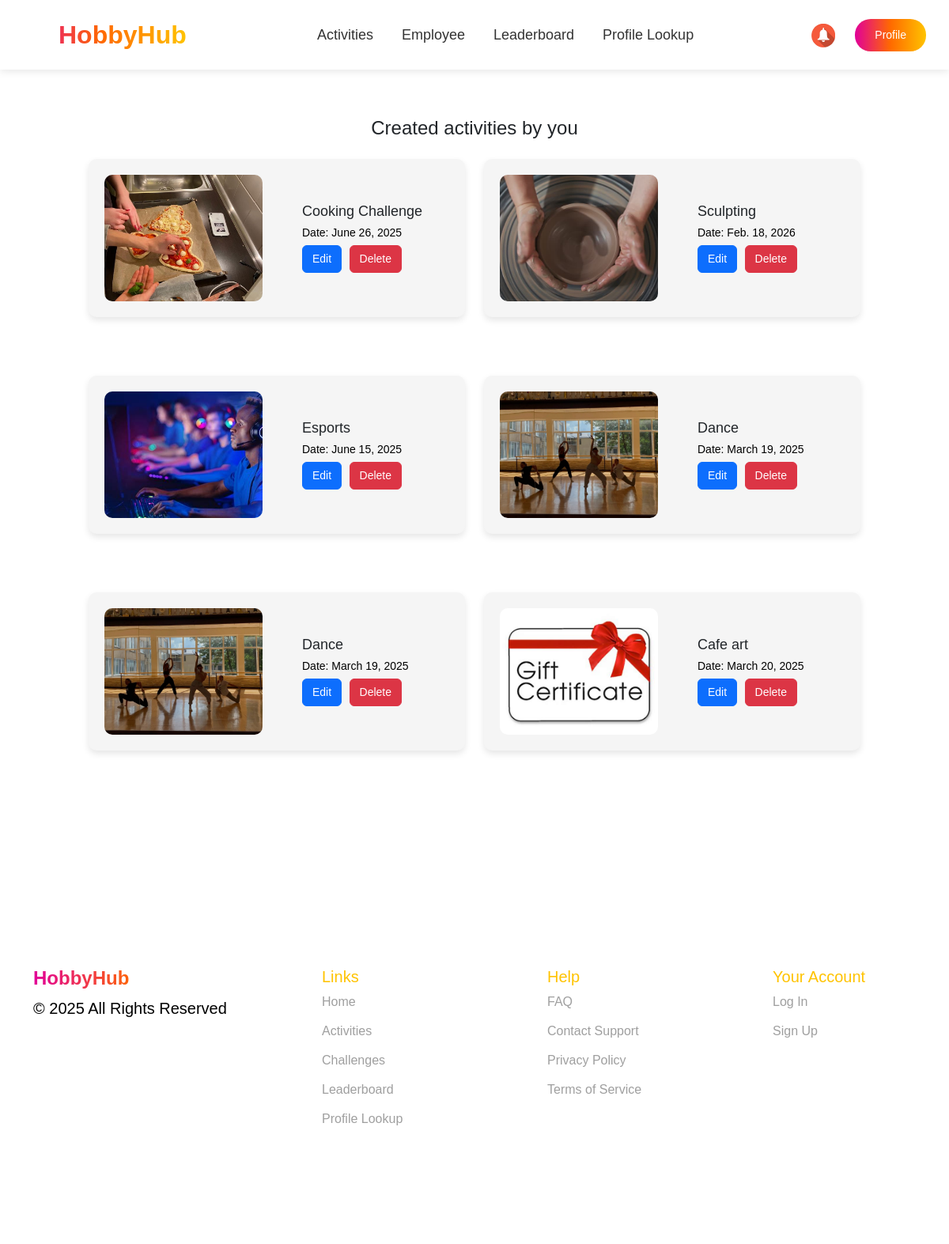
/organizer/ (signed in), run on the app's committed database.
### events/models.py (models this page shows, shortened)
class Event(models.Model):
    title = models.CharField(max_length=150)
    description = models.TextField()
    location = models.CharField(max_length=250)
    date = models.DateField()
    time = models.TimeField()
    hobbies = models.ManyToManyField(Hobby, related_name='events')
    image = models.ImageField(upload_to='event_images/', null=True, blank=True)
    company = models.ForeignKey(
        Company,
        to_field='company_id',
        on_delete=models.CASCADE,
        verbose_name="Company"
    )
    diamonds = models.IntegerField(default=0, verbose_name="Diamonds")
    quota = models.IntegerField(default=10, verbose_name="Quota")
    participants = models.ManyToManyField(Employee, related_name='events', blank=True)

### events/views.py (the view)
# urls.py: path('organizer/', organizer_view, name='organizer_view'),
@role_required("organizer")
def organizer_view(request):
    events = Event.objects.all()
    return render(request, 'organizer.html', {'events': events})

### events/views.py (called while the page is built)
def role_required(role):
    def decorator(view_func):
        @wraps(view_func)
        def wrapper(request, *args, **kwargs):
            if role == "employee" and not request.session.get("nickname"):
                return redirect(f"/sign_in/?next={request.get_full_path()}")
            if role == "organizer" and not request.session.get("company_id"):
                return redirect(f"/sign_in/?next={request.get_full_path()}")
            return view_func(request, *args, **kwargs)
        return wrapper
    return decorator

### events/templates/organizer.html (shortened to what this page needs)
{% extends "organizer_base.html" %}
    {% load static %}
    {% block extra_css %}
    <link rel="stylesheet" href="https://cdn.jsdelivr.net/npm/bootstrap@5.3.0/dist/css/bootstrap.min.css">
    <link rel="stylesheet" href="{% static 'css/all.css' %}">
    <link href="https://fonts.cdnfonts.com/css/gilroy-bold" rel="stylesheet">
    {% endblock %}
{% block content %}
    <section class="your-activities">
        <div class="container mt-5">
            <h2 class="title text-center">Created activities by you</h2>
            <div class="row mt-4">
                {% for event in events %}
                <div class="col-md-6 mb-4" id="activities">
                    <div class="activity-card">
                            <img src="{{ event.image.url }}" class="activity-img" alt="{{ event.title }}" width="200">
                            <div class="activity-info">
                                <h5>{{ event.title }}</h5>
                                <p>Date: {{ event.date }}</p>
                                <button class="btn btn-primary">Edit</button>
                                <button class="btn btn-danger">Delete</button>
                            </div>
                        </div>
                    </div>
                {% endfor %}
            </div>
        </div>
    </section>
    {% endblock %}

### events/static/css/guest-styles.css (style rules this page uses)
html { scroll-behavior: smooth; }
body { font-family: 'Girloy-Medium', sans-serif !important; margin: auto; background-color: #f5f5f5; }
p { color: #000000; font-weight: 400; font-size: 20px; }

### events/static/css/organizer-styles.css (style rules this page uses)
body { font-family: 'Gilroy-Medium', sans-serif; background-color: #F5F5F5; }
body h1, h2, h3, h4,h5,h6, header { font-family: 'Gilroy-Bold', sans-serif; }
p { color: #000000; font-weight: 400; font-size: 20px; }
.your-activities { padding: 100px; background-color: #FFFFFF; }
.title { font-family: 'Gilroy-Bold', sans-serif; font-size: 24px; margin-bottom: 20px; }
.activity-card { display: flex; align-items: center; background: #F5F5F5; padding: 20px; border-radius: 10px; box-shadow: 0 4px 8px rgba(0, 0, 0, 0.1); margin-bottom: 50px; }
.activity-img { width: 200px; height: 160px; border-radius: 10px; object-fit: cover; margin-right: 50px; }
.activity-info h5 { font-family: 'Gilroy-Bold', sans-serif; margin: 0; font-size: 18px; }
.activity-info p { margin: 5px 0; font-size: 14px; }
.btn { font-size: 14px; margin-right: 5px; }

### events/static/css/user-styles.css (style rules this page uses)
body { overflow-x: hidden; }

### events/static/css/profile.css (style rules this page uses)
.activity-card { border-radius: 10px; overflow: hidden; transition: transform 0.3s; }

### events/static/css/activities.css (style rules this page uses)
:root { --primary-color: #FF6A00; --secondary-color: #FFC300; --accent-color: #E10098; --dark-color: #333333; --light-color: #F5F5F5; --white: #FFFFFF; --gray: #9F9F9F; --border-radius: 12px; --box-shadow: 0 4px 12px rgba(0, 0, 0, 0.1); --transition: all 0.3s ease; }
body { font-family: 'Gilroy-Medium', sans-serif; }
body h1, h2, h3, h4,h5,h6, header { font-family: 'Gilroy-Bold', sans-serif; }

### events/static/css/employees.css (style rules this page uses)
body { font-family: 'Gilroy-Medium', sans-serif; background-color: #F5F5F5; }
body h1, h2, h3, h4,h5,h6, header { font-family: 'Gilroy-Bold', sans-serif; }

### data on the page
Event: image (picture), title "Cooking Challenge", date "June 26, 2025"
Event: image (picture), title "Sculpting", date "Feb. 18, 2026"
Event: image (picture), title "Esports", date "June 15, 2025"
Event: image (picture), title "Dance", date "March 19, 2025"
Event: image (picture), title "Dance", date "March 19, 2025"
Event: image (picture), title "Cafe art", date "March 20, 2025"
